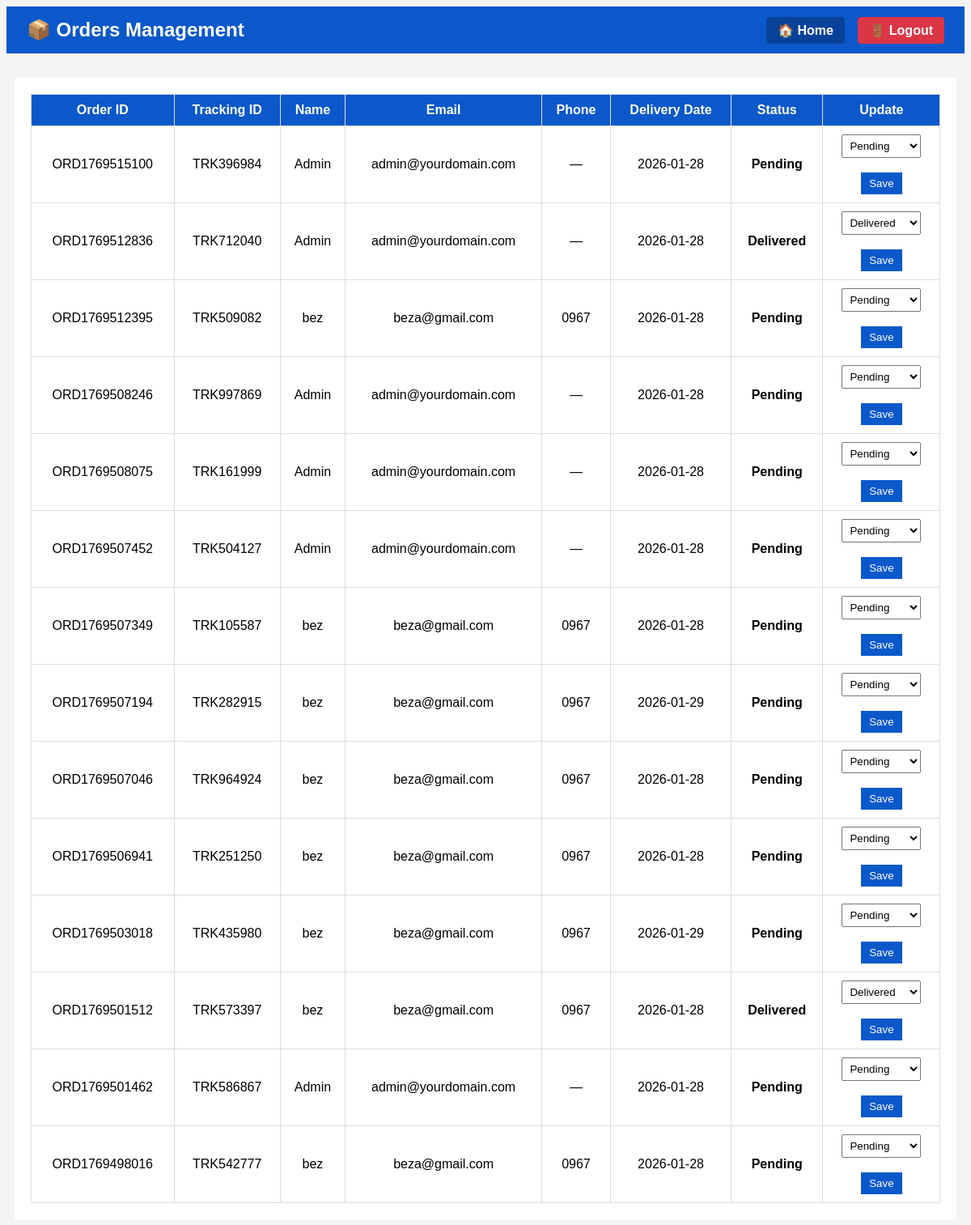
The page /zenbaba/admin/orders.php (signed in) on the database its author committed.
### tables this page shows
CREATE TABLE `orders` (
  `id` int(11) NOT NULL,
  `order_id` varchar(50) DEFAULT NULL,
  `tracking_id` varchar(50) DEFAULT NULL,
  `total_amount` decimal(10,2) NOT NULL,
  `user_id` int(11) DEFAULT NULL,
  `payment_method` varchar(20) DEFAULT NULL,
  `delivery_date` date DEFAULT NULL,
  `status` varchar(20) DEFAULT NULL,
  `created_at` timestamp NOT NULL DEFAULT current_timestamp(),
  `email` varchar(100) DEFAULT NULL,
  `phone` varchar(20) DEFAULT NULL,
  `address` varchar(255) NOT NULL
);

CREATE TABLE `users` (
  `id` int(11) NOT NULL,
  `name` varchar(100) DEFAULT NULL,
  `email` varchar(100) DEFAULT NULL,
  `phone` varchar(20) DEFAULT NULL,
  `password` varchar(255) DEFAULT NULL,
  `role` enum('admin','user') DEFAULT 'user',
  `created_at` timestamp NOT NULL DEFAULT current_timestamp()
);

### zenbaba/admin/orders.php (the view, shortened to what this page needs)
<?php
require_once "../includes/config.php";
$sql = "
SELECT
    o.order_id,
    o.tracking_id,
    o.delivery_date,
    o.status,
    u.name  AS user_name,
    u.email AS user_email,
    u.phone AS user_phone
FROM orders o
LEFT JOIN users u ON o.user_id = u.id
ORDER BY o.id DESC
";
$result = $conn->query($sql);
?>
<!DOCTYPE html>
<html>
<head>
</head>
<body>
<div class="top-bar">
    <h2>📦 Orders Management</h2>
    <div>
        <a href="../index.php">🏠 Home</a>
        <a href="../logout.php" class="logout">🚪 Logout</a>
    </div>
</div>
<div class="container">
<table>
<tr>
    <th>Order ID</th>
    <th>Tracking ID</th>
    <th>Name</th>
    <th>Email</th>
    <th>Phone</th>
    <th>Delivery Date</th>
    <th>Status</th>
    <th>Update</th>
</tr>
<?php if ($result && $result->num_rows > 0): ?>
<?php while ($row = $result->fetch_assoc()): ?>
<tr>
    <td><?= htmlspecialchars($row['order_id']) ?></td>
    <td><?= htmlspecialchars($row['tracking_id']) ?></td>
    <td><?= htmlspecialchars($row['user_name'] ?? 'Guest') ?></td>
    <td><?= htmlspecialchars($row['user_email'] ?? '—') ?></td>
    <td><?= htmlspecialchars($row['user_phone'] ?? '—') ?></td>
    <td><?= $row['delivery_date'] ?: '—' ?></td>
    <td><strong><?= htmlspecialchars($row['status']) ?></strong></td>
    <td>
        <form method="post">
            <select name="status">
                <option value="Pending" <?= $row['status']=='Pending'?'selected':'' ?>>Pending</option>
                <option value="Delivered" <?= $row['status']=='Delivered'?'selected':'' ?>>Delivered</option>
            </select>
            <br><br>
            <button type="submit" name="update_status">Save</button>
        </form>
    </td>
</tr>
<?php endwhile; ?>
<?php else: ?>
<tr>
    <td colspan="8">No orders found</td>
</tr>
<?php endif; ?>
</table>
</div>
</body>
</html>

### zenbaba/admin/orders.php (style rules this page uses)
body { font-family: Arial, sans-serif; background:#f4f4f4; }
.top-bar { display:flex; justify-content: space-between; align-items:center; padding:15px 25px; background:#0a58ca; color:#fff; }
.top-bar h2 { margin:0; }
.top-bar a { text-decoration:none; color:#fff; margin-left:12px; padding:8px 14px; background:#084298; border-radius:4px; font-weight:bold; }
.top-bar a.logout { background:#dc3545; }
.container { width: 95%; margin: 30px auto; background: #fff; padding: 20px; }
table { width:100%; border-collapse: collapse; }
th, td { padding: 10px; border:1px solid #ddd; text-align:center; }
th { background:#0a58ca; color:#fff; }
button { padding:6px 10px; background:#0a58ca; color:#fff; border:none; cursor:pointer; }
select { padding:5px; }

### rows shown on the page
orders: order "ORD1769515100", tracking "TRK396984", user.name "Admin", user.email "admin@yourdomain.com", user.phone "—", delivery_date "2026-01-28", status "Pending"
orders: order "ORD1769512836", tracking "TRK712040", user.name "Admin", user.email "admin@yourdomain.com", user.phone "—", delivery_date "2026-01-28", status "Delivered"
orders: order "ORD1769512395", tracking "TRK509082", user.name "bez", user.email "beza@gmail.com", user.phone "0967", delivery_date "2026-01-28", status "Pending"
orders: order "ORD1769508246", tracking "TRK997869", user.name "Admin", user.email "admin@yourdomain.com", user.phone "—", delivery_date "2026-01-28", status "Pending"
orders: order "ORD1769508075", tracking "TRK161999", user.name "Admin", user.email "admin@yourdomain.com", user.phone "—", delivery_date "2026-01-28", status "Pending"
orders: order "ORD1769507452", tracking "TRK504127", user.name "Admin", user.email "admin@yourdomain.com", user.phone "—", delivery_date "2026-01-28", status "Pending"
orders: order "ORD1769507349", tracking "TRK105587", user.name "bez", user.email "beza@gmail.com", user.phone "0967", delivery_date "2026-01-28", status "Pending"
orders: order "ORD1769507194", tracking "TRK282915", user.name "bez", user.email "beza@gmail.com", user.phone "0967", delivery_date "2026-01-29", status "Pending"
orders: order "ORD1769507046", tracking "TRK964924", user.name "bez", user.email "beza@gmail.com", user.phone "0967", delivery_date "2026-01-28", status "Pending"
orders: order "ORD1769506941", tracking "TRK251250", user.name "bez", user.email "beza@gmail.com", user.phone "0967", delivery_date "2026-01-28", status "Pending"
orders: order "ORD1769503018", tracking "TRK435980", user.name "bez", user.email "beza@gmail.com", user.phone "0967", delivery_date "2026-01-29", status "Pending"
orders: order "ORD1769501512", tracking "TRK573397", user.name "bez", user.email "beza@gmail.com", user.phone "0967", delivery_date "2026-01-28", status "Delivered"
orders: order "ORD1769501462", tracking "TRK586867", user.name "Admin", user.email "admin@yourdomain.com", user.phone "—", delivery_date "2026-01-28", status "Pending"
orders: order "ORD1769498016", tracking "TRK542777", user.name "bez", user.email "beza@gmail.com", user.phone "0967", delivery_date "2026-01-28", status "Pending"
